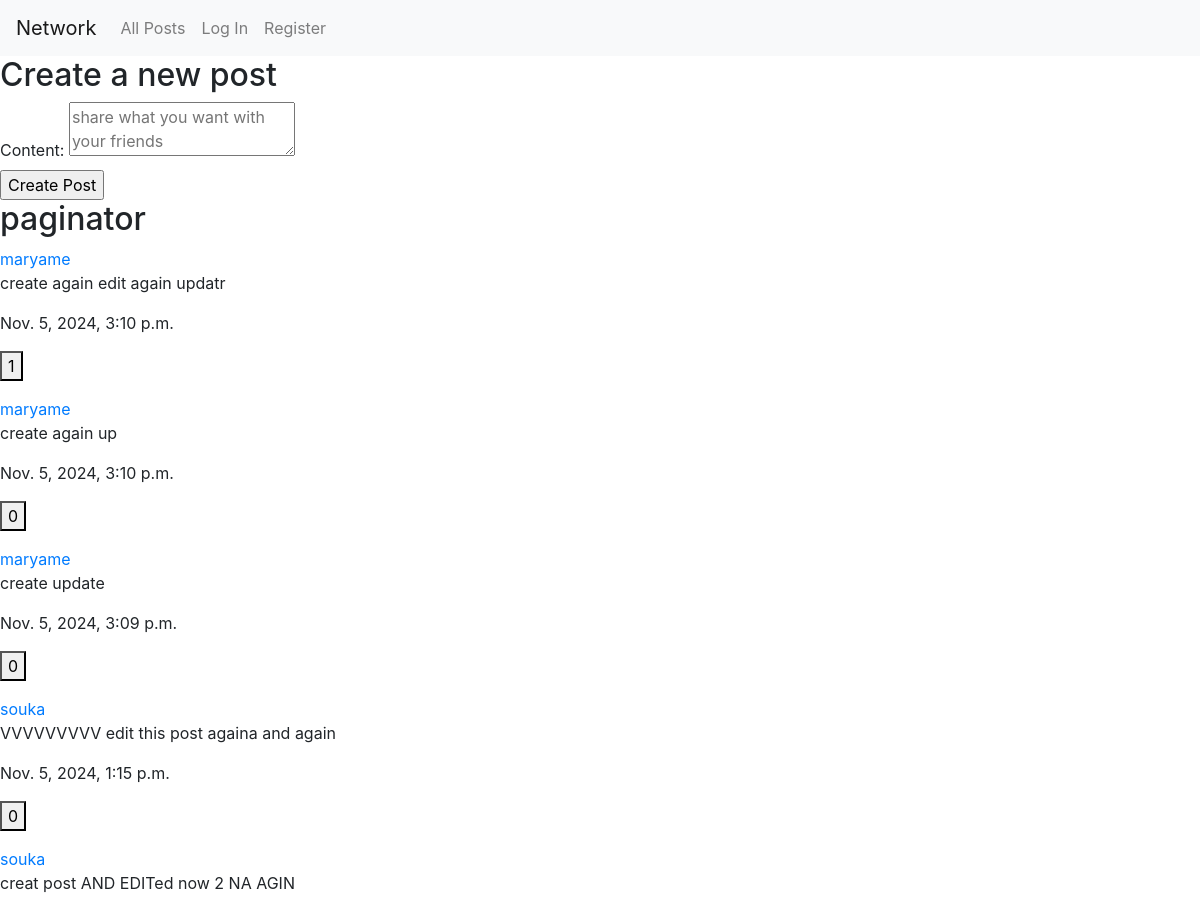
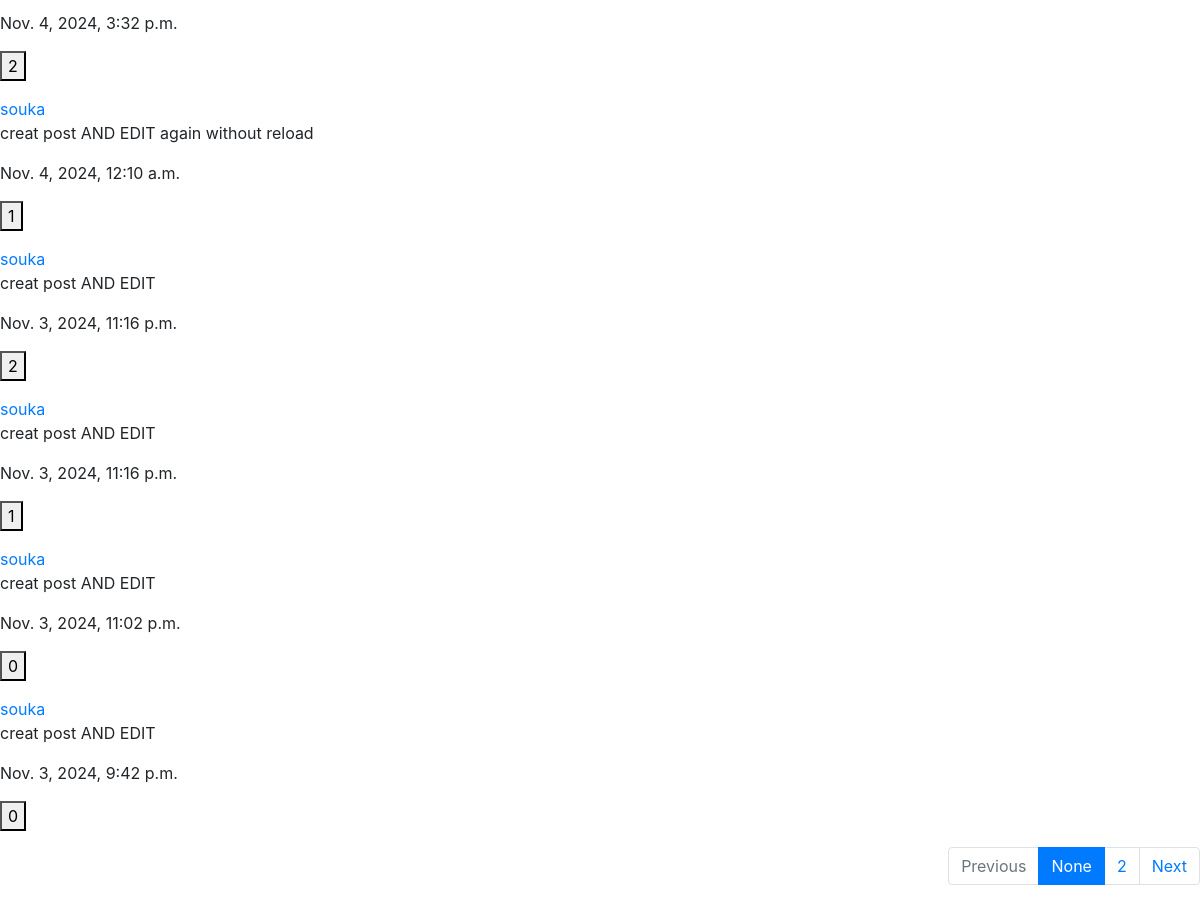
Before: / with the older database file (2 pictures, top to bottom).
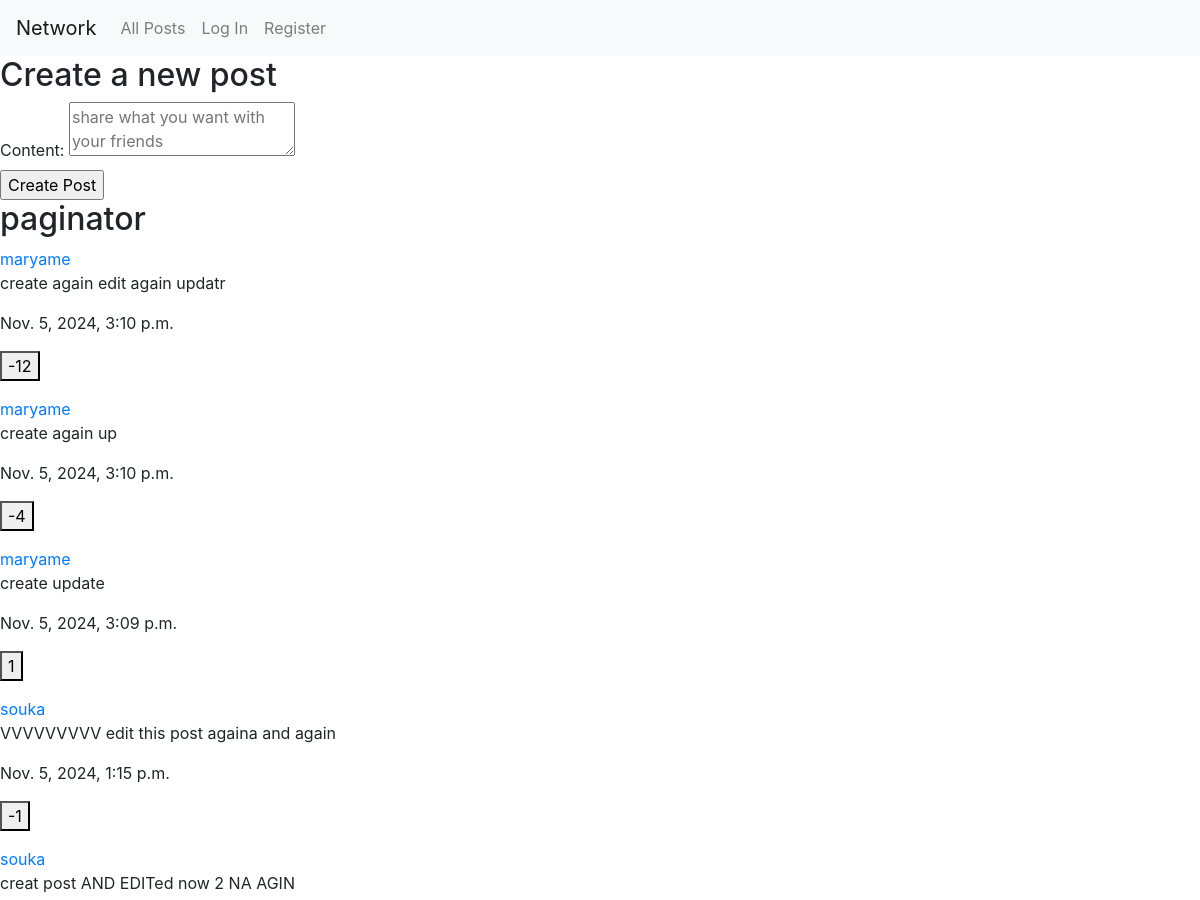
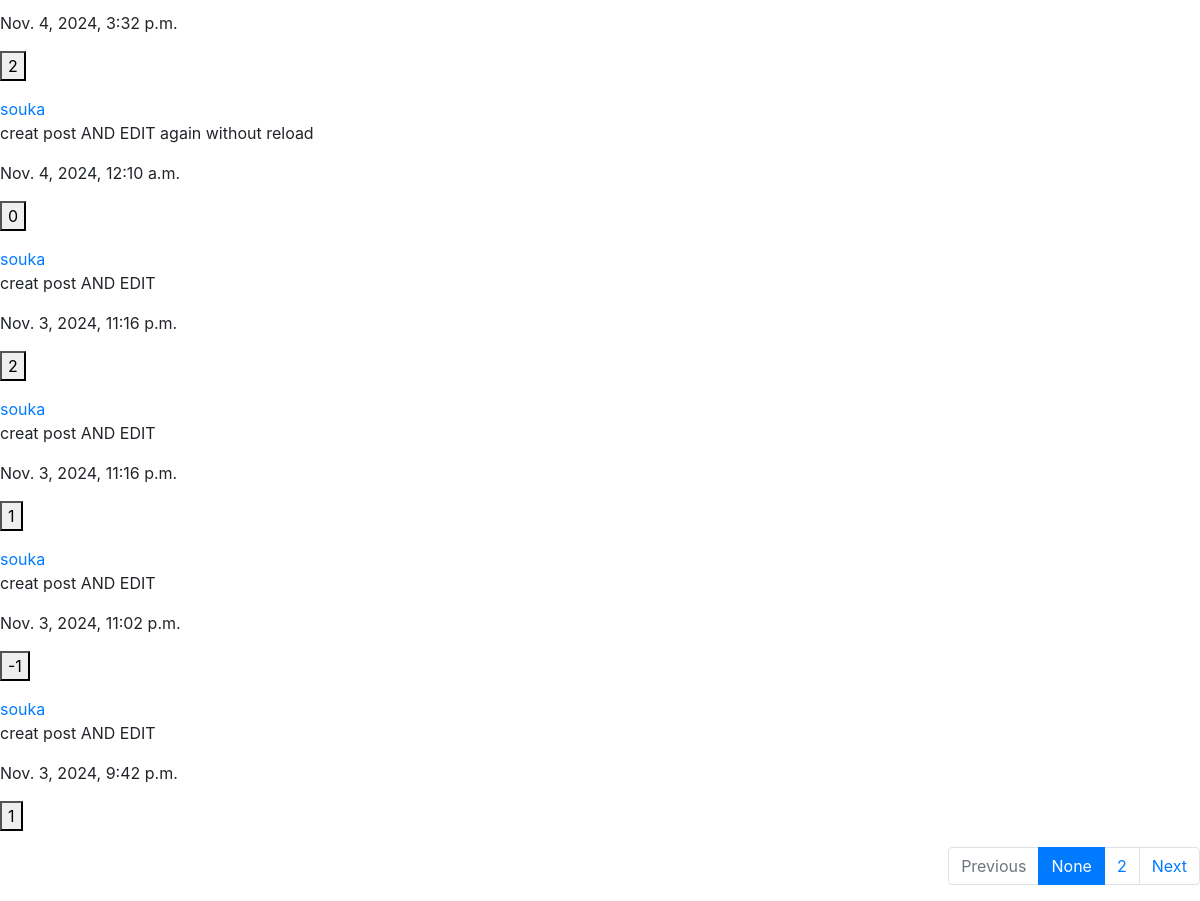
After: the same page with the newer database file (2 pictures, top to bottom).
### network/models.py (models this page shows, shortened)
class Post(models.Model):
    user = models.ForeignKey("User", on_delete=models.CASCADE, related_name="emails")
    content = models.TextField(blank=True)
    timestamp = models.DateTimeField(auto_now_add=True)
    like = models.IntegerField(default=0)
    followers = models.ManyToManyField(User, through='follow' , through_fields=('post_fo', 'follower'),related_name='followed_post')

class User(AbstractUser):
    pass

### network/views.py (the view)
# urls.py: path("", views.index, name="index"),
def index(request):
    print("load ")
    user= request.user
    p=Post.objects.all()
    post = p.order_by("-timestamp").all()
    paginator = Paginator(post, 10)
    page_number = request.GET.get('page')
    page_obj = paginator.get_page(page_number)
    return render(request, "network/index.html",{
        'user':user,
        'page_obj': page_obj,
        'page_number':page_number,
        "posts":post,})

### network/templates/network/index.html (shortened to what this page needs)
{% extends "network/layout.html" %}
{% load static %}
{% block body %}
    <div id="create_post">
        <h2>Create a new post</h2>
        <form class="form_post" method="post">
            <label for="content">Content:</label>
            <textarea id="post_content" name="content" placeholder="share what you want with your friends" required></textarea>
            <br>
            <input id = "create" type="submit" value="Create Post" >
        </form>
    </div>
    <div id="page"><h2>paginator</h2>
        {% for post in page_obj %}
        <div id="post-{{post.id}}" class="post">
            <a href="{%url 'profil' post.user %}" >{{post.user}} </a>
            <p id="p-{{post.id}}">{{post.content}}</p>
            <p>{{post.timestamp}}</p>
            <p><button id="like-{{post.id}}" class="like" data-post-id="{{post.id}}">{{post.like}}</button></p>
        </div>
    {% endfor %}
    <nav aria-label="Page navigation example">
        <ul class="pagination justify-content-end">
            {% if page_obj.has_previous %}
            <li ><a class="page-link" href="?page={{ page_obj.previous_page_number }}" >Previous</a></li>
            <li class="page-item"><a class="page-link" href="?page={{page_obj.previous_page_number }}">{{page_obj.previous_page_number }}</a></li>
            {% else %}
            <li class="page-item disabled"><span class="page-link " aria-disabled="true">Previous</span></li>
            {% endif %}
          <li class="page-item active"><a class="page-link" href="?page={{page_obj}}">{{page_number}}</a></li>
          {% if page_obj.has_next %}
          <li class="page-item"><a class="page-link" href="?page=3">{{page_obj.next_page_number  }}</a></li>
            <li class="page-item"><a class="page-link" href="?page={{ page_obj.next_page_number }}">Next</a>
            {% else %}
            <li class="page-item disabled"><span class="page-link page-item disabled" aria-disabled="true">Next</span>
            {% endif %}
          </li>
        </ul>
      </nav>
    </div>
{% endblock %}

Changed rows visible on the page:
changed Post "create again edit again updatr": like "1" → "-12"
changed Post "create again up": like "0" → "-4"
changed Post "create update": like "0" → "1"
changed Post "VVVVVVVVV edit this post againa and again": like "0" → "-1"
changed Post "creat post AND EDIT again without reload": like "1" → "0"
changed Post "Nov. 3, 2024, 11:02 p.m.": like "0" → "-1"
changed Post "Nov. 3, 2024, 9:42 p.m.": like "0" → "1"
